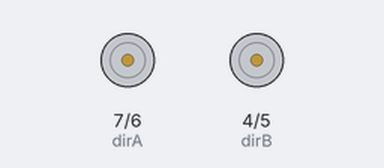
This sketch was run on a simulated Arduino Uno, built with avr-gcc and run on an emulated ATmega328P. Shown: direction and speed pins drawn as motors (green arrow = direction pin HIGH = forward, orange = LOW = backward, longer = more drive).

Above: at 0.1 s.
At 60.1 s:
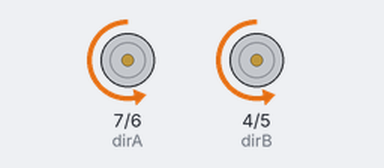
At 120.1 s:
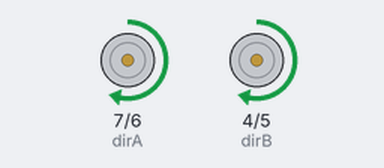
Timing chart, 0 to 121.6 s (numbered marks = the images above):
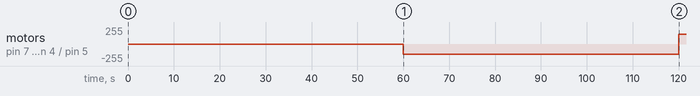

The sketch:

Linear_Actuator_Code_July_16th.ino
```cpp
// pins 8/9, 11/12,
// Motor A connections
int dirA = 7;
int speedA = 6;
int dirB = 4;
int speedB = 5;


void setup() {
  // put your setup code here, to run once:
Serial.begin(9600);
pinMode(dirA, OUTPUT);
pinMode(speedA, OUTPUT);
pinMode(dirB, OUTPUT);
pinMode(speedB, OUTPUT);

  delay(60000);
  analogWrite(speedA, 150);
  digitalWrite(dirA, LOW);
  analogWrite(speedB, 150);
  digitalWrite(dirB, LOW);
  delay(60000);

  analogWrite(speedA, 150);
  digitalWrite(dirA, HIGH);
  analogWrite(speedB, 150);
  digitalWrite(dirB, HIGH);
  delay(8000);
}


void loop() {
  // put your main code here

}
```
